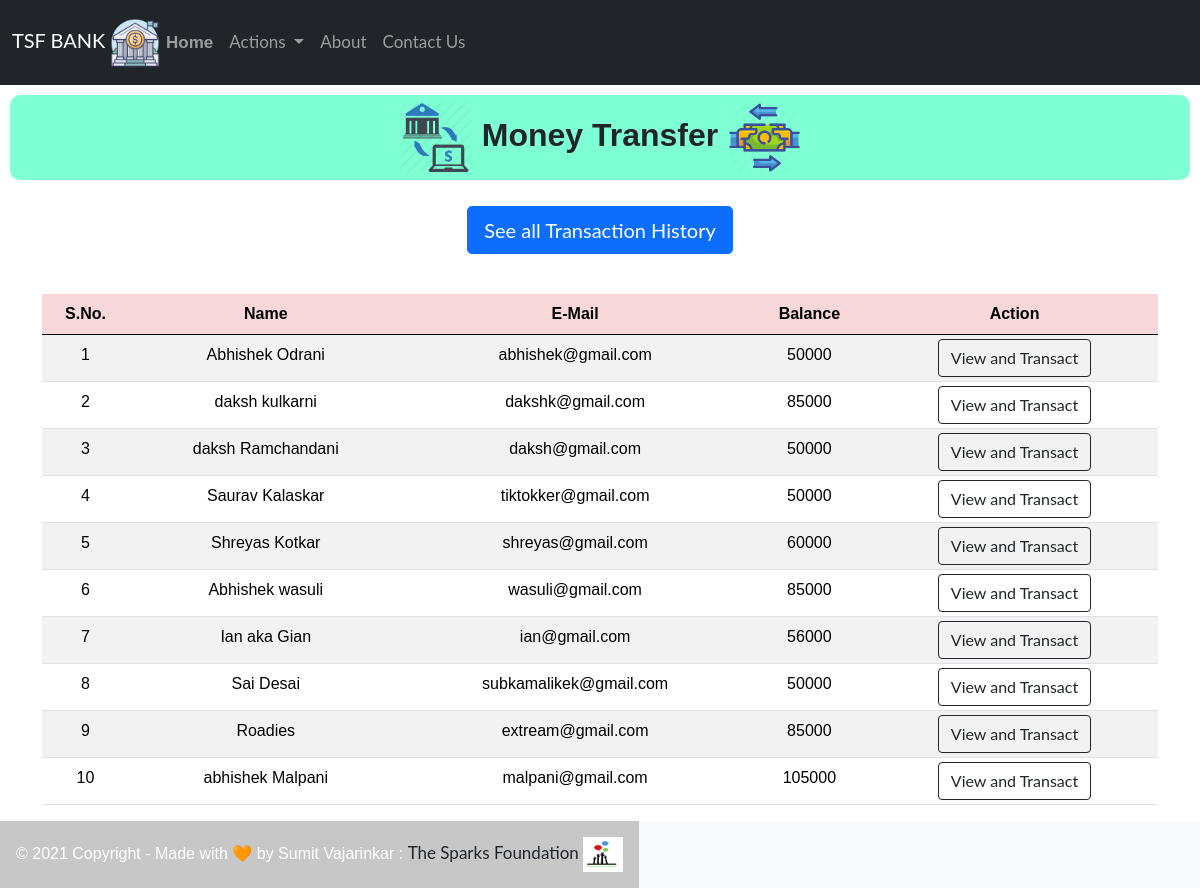
The app's page /php/money.php with its own data.
### tables this page shows
CREATE TABLE `users` (
  `id` int(3) NOT NULL,
  `name` text NOT NULL,
  `email` varchar(30) NOT NULL,
  `balance` int(8) NOT NULL
);

### php/money.php (the view, shortened to what this page needs)
<!doctype html>
<html lang="en">
<head>
    <link href="https://cdn.jsdelivr.net/npm/bootstrap@5.0.0-beta1/dist/css/bootstrap.min.css" rel="stylesheet">
    <link rel="stylesheet" href="css/style2.css">
<body>
    <?php
    include 'connect.php';
    $sql = "SELECT * FROM users";
    $result = mysqli_query($conn, $sql);
    ?>
    <nav class="navbar py-2 navbar-expand-lg navbar-dark bg-dark">
        <div class="container-fluid">
            <a class="navbar-brand" href="#">TSF BANK <img src="logo/logo.webp" alt="Bank" width="50" height="50"></a>
            <div class="collapse navbar-collapse" id="navbarSupportedContent">
                <ul class="navbar-nav me-auto mb-8 mb-lg-0">
                    <li class="nav-item py-3">
                        <a class="nav-link" aria-current="page" href="index.php"><strong>Home</strong></a>
                    </li>
                    <li class="nav-item dropdown py-3 active">
                        <a class="nav-link dropdown-toggle" href="#" id="navbarDropdown" role="button" data-bs-toggle="dropdown" aria-expanded="false">
                            Actions
                        </a>
                    </li>
                    <li class="nav-item py-3">
                        <a class="nav-link" href="https://www.thesparksfoundationsingapore.org/ " target="_blank">About</a>
                    </li>
                    <li class="nav-item py-3">
                        <a class="nav-link" href="contact.php">Contact Us</a>
                    </li>
                </ul>
            </div>
        </div>
    </nav>
    <class class="welcome">
        <h2>
            <img src="logo/m1.webp" alt="Bank" width="75" height="75" style="font-weight: bold;"> <strong>Money
                Transfer</strong> <img src="logo/m2.webp" alt="Bank" width="75" height="75">
        </h2>
    </class>
    <div class="d-grip gap-2 col-6 mx-auto text-center p-3 mb-2">
        <a href="history.php"><button type="button" class="btn btn-primary btn-lg mb-3">See all Transaction History</button></a>
    </div>
    <div class="container">
        <div class="row text-center">
            <div class="col text-center">
                <div class="table-responsive-sm">
                    <table class="table table-hover table-striped table-sm">
                        <thead style="color : black;" class="table-danger">
                            <tr>
                                <th scope="col" class="text-center py-2">S.No.</th>
                                <th scope="col" class="text-center py-2">Name</th>
                                <th scope="col" class="text-center py-2">E-Mail</th>
                                <th scope="col" class="text-center py-2">Balance</th>
                                <th scope="col" class="text-center py-2">Action</th>
                            </tr>
                        </thead>
                        <tbody>
                            <?php
                            while ($rows = mysqli_fetch_assoc($result)) {
                            ?>
                                <tr style="color : black;">
                                    <td class="text-center py-2">
                                        <?php echo $rows['id'] ?>
                                    </td>
                                    <td class="text-center py-2">
                                        <?php echo $rows['name'] ?>
                                    </td>
                                    <td class="text-center py-2">
                                        <?php echo $rows['email'] ?>
                                    </td>
                                    <td class="text-center py-2">
                                        <?php echo $rows['balance'] ?>
                                    </td>
                                    <td><a href="users.php?id= <?php echo $rows['id']; ?>"> <button class="btn btn-outline-dark btn">View and Transact</button></a></td>
                                </tr>
                            <?php
                            }
                            ?>
                        </tbody>
                    </table>
                </div>
            </div>
        </div>
    </div>
    <div class="foot">
        <footer class="bg-light text-center text-lg-start">
            <div class="text-center p-3" style="background-color: rgba(0, 0, 0, 0.2)">
                © 2021 Copyright - Made with 🧡 by Sumit Vajarinkar :
                <a class="text-dark" href="https://www.thesparksfoundationsingapore.org/" target="_blank"> The Sparks
                    Foundation <img src="logo/tsf.png" alt="" width="40" height="35"></a>
            </div>
        </footer>
    </div>
</body>
</html>

### css/style2.css (style rules this page uses)
* { font-family: 'Times New Roman', sans-serif; }
.welcome h2 { margin: 10px; padding: 5px; text-align: center; background-color: rgb(220, 130, 223); border-radius: 10px; }
footer { display: flex; background-color: rgb(49, 83, 146); color:white; }
* { font-family: 'Monteserrat', sans-serif; }
.welcome h2 { margin: 10px; padding: 5px; text-align: center; background-color:aquamarine ; border-radius: 10px; }
a { background-color: transparent; box-sizing: border-box; color: #ffffff; font-family: Lato, sans-serif; font-size: 17px; font-weight: 400; line-height: 1.2em; text-decoration: none; }
strong { box-sizing: border-box; font-weight: 700; }
img { border-width: 0; box-sizing: border-box; display: inline-block; max-width: 100%; vertical-align: middle; }

### records on screen
users: id "1", name "Abhishek Odrani", email "abhishek@gmail.com", balance "50000"
users: id "2", name "daksh kulkarni", email "dakshk@gmail.com", balance "85000"
users: id "3", name "daksh Ramchandani", email "daksh@gmail.com", balance "50000"
users: id "4", name "Saurav Kalaskar", email "tiktokker@gmail.com", balance "50000"
users: id "5", name "Shreyas Kotkar", email "shreyas@gmail.com", balance "60000"
users: id "6", name "Abhishek wasuli", email "wasuli@gmail.com", balance "85000"
users: id "7", name "Ian aka Gian", email "ian@gmail.com", balance "56000"
users: id "8", name "Sai Desai", email "subkamalikek@gmail.com", balance "50000"
users: id "9", name "Roadies", email "extream@gmail.com", balance "85000"
users: id "10", name "abhishek Malpani", email "malpani@gmail.com", balance "105000"
